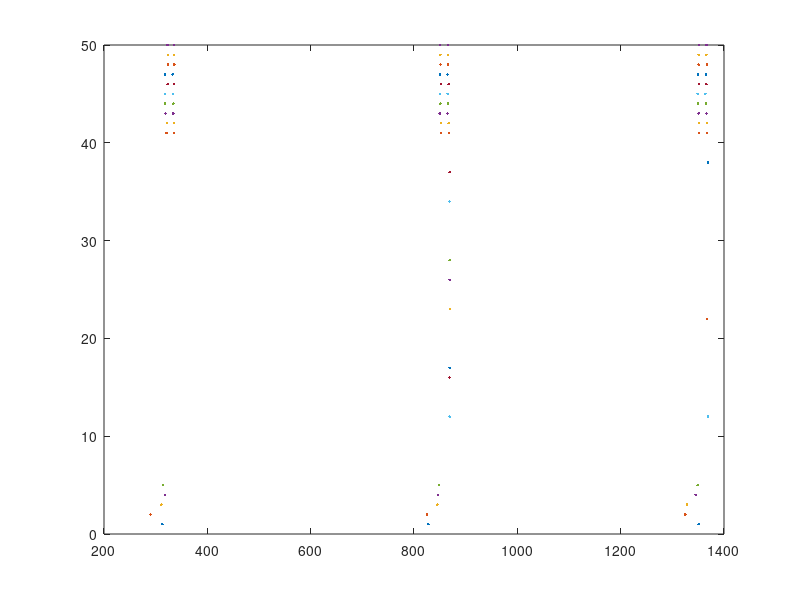
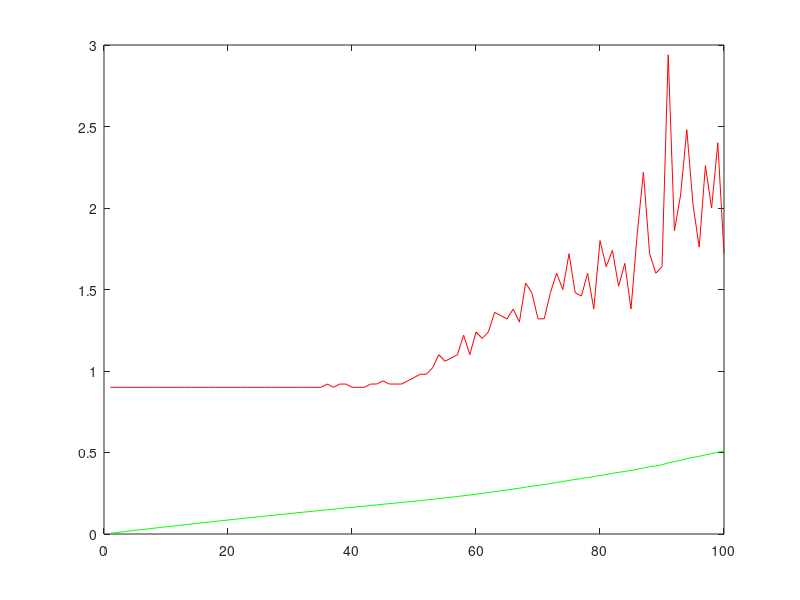

The MATLAB source for these figures, in order:
% implementation of Liu & Buonomano 2009 network with adaptation
clear all
close all

n=50;  % total # neurons
ne=round(0.8*n); % # excitatory neurons, 80% of total
ni=n-ne;

%note, index such that neurons 1..ne are excitatory.
idxE=zeros(n,1);
idxE(1:ne)=1;
idxI=zeros(n,1);
idxI(ne+1:n)=1;

%%%% neuron parameters ,time in ms%%%
% note full LB model has AHP, synaptic depression, noise,
% markov synapse
vrest	= -60;
vreset 	= -60;
vthr	= -50;
taumE 	= 30;
taumI   = 10;
tauminv = 1./(idxE*taumE+idxI*taumI);
rm		= 1; % input res. NOT USED
si      = 10; % noise


%%%%synapse parameters %%%
vrev_e 	= 0;
vrev_i 	= -60;
tau_e	= 5;
tau_i	= 5;

trefr	= 1;
wexc	= 40/ne/tau_e; % note different vrev
winh	= 200/ni/tau_i; %>0

% homeostasis parameters
AgoalE  = 2;
AgoalI  = 4;
Agoal   = idxE*AgoalE+idxI*AgoalI; % (col. vector)
aA      = 0.005; %update amount per trials.
aw      = 0.01;

% simulation parameters
tend	= 150; % trial time msec
dt		= 0.1; % smaller would be better
ndt		= round(tend/dt);

% create weight matrix index, w_{post,pre}
% TODO: randomize
w = zeros(n,n);
pconn=1;
for j=1:n
    if (j>ne)  
        w(:,j) = -winh*((rand(n,1)<pconn)+rand(n,1));
    else       
        w(:,j) = wexc*((rand(n,1)<pconn)+rand(n,1));
    end
end

w = w-diag(diag(w)); % exclude self-coupling
% create separate excit and inhib matrices
we = max(w,0);
wi = -min(w,0);

% pstim=0.2; % prob of neurons connected to stimulus
stimampl = 15;
% first 5 neurons receives constant stimulus
istim = zeros(n,1);
istim(1:5) = stimampl;

% simulate
tmin = 0; % don't measure spikes before tmin
ntmin = round(tmin/dt);

delay = 2;
idelay = round(delay/dt);

ntrial = 100;
avAct = zeros(n,1);
for itrial=1:ntrial
    
    % Initialize variables at start of trial
    vm = vrest*ones(n,1);
    ge = zeros(n,ndt);
    gi = zeros(n,ndt);
    
    spikes = zeros(n,ndt);             % binary array of spikes vs time
    lastspiketime = -1000*ones(1,n);  % time since last spike, for refractoriness
    sptimes = zeros(n,round(tend*10e-3));
    nsp = zeros(n,1);               % # spikes for each neuron
    
    for idt=1:ndt-1
        t = idt*dt;
        
        itdel = max(1,idt-idelay);
        
        % synaptic input currents
        ie = ge(:,itdel).*(vrev_e-vm);
        ii = gi(:,itdel).*(vrev_i-vm);
        
        vmnext = vm + dt*tauminv.*(vrest-vm+istim+ie+ii+si*randn(n,1));
        
        refr = find(lastspiketime > t-trefr);
        vmnext(refr) = vreset;
        
        sp=(vmnext > vthr); % vector with spikes
        spi = find(sp); % indices
        
        if (size(spi)>0)
            spikes(spi,idt+1) = 1*(t>tmin);
            vmnext(spi) = vreset;
            lastspiketime(spi) = t;
            for j=1:length(spi)*(t>tmin)
                k = spi(j);
                nsp(k) = nsp(k)+1;
                sptimes(k,nsp(k)) = t;
            end
            ge(:,idt) = ge(:,idt)+we*sp;
            gi(:,idt) = gi(:,idt)+wi*sp;
        end
        
        ge(:,idt+1) = ge(:,idt)*(1-dt/tau_e);
        gi(:,idt+1) = gi(:,idt)*(1-dt/tau_i);
        vm=vmnext;
    end
    
    dw = aw*we.*((Agoal-avAct)*avAct');
    we = we+dw;
    % note without any activity, no homeostasis...
    % wi is likely fixed, as in Buonomano JNP 2005
    
    avAct = avAct+aA*(sum(spikes')'-avAct); % vector with average activities
    meanact(itrial) = mean(sum(spikes'));
    meanavAct(itrial) = mean(avAct);
    w12 = we(1,2);
end

sumrate = mean(spikes)/dt*1e3;
sumrate2 = mean(spikes);
if (ne>0)
    excrate = mean(spikes(1:ne,:))/dt*1e3;
end
if (ni>0)
    inhrate = mean(spikes(ne+1:n,:))/dt*1e3;
end

avrate = mean(sumrate);
if (ne>0)
    avexcrate = mean(excrate);
end
if (ni>0)
    avinhrate = mean(inhrate);
end

% raster plot of last trial
figure
for ic=1:n
    sp = find(spikes(ic,:));
    spy = ic+0*sp;
    plot(sp,spy,'.');
    hold on
end

figure
plot(meanact, 'r')
hold on
plot(meanavAct,'g')


